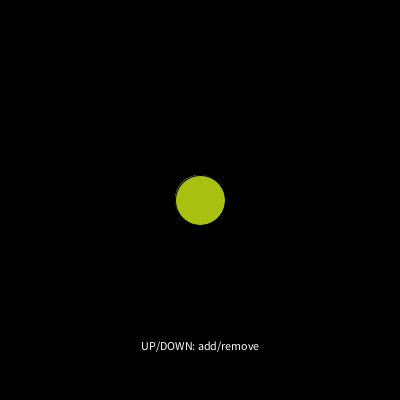
Frame 1 (no input)
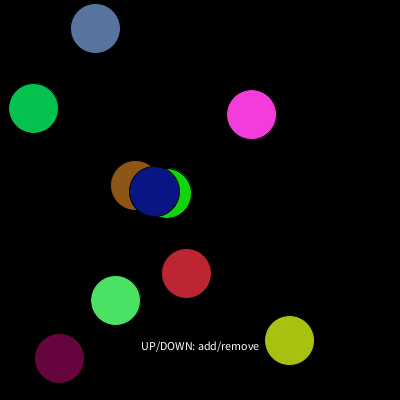
Frame 60 (the mouse pressed at the canvas centre just before this capture)
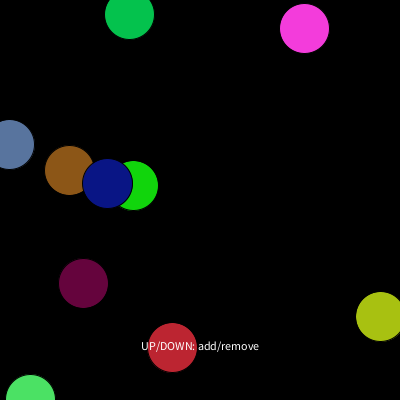
Frame 120 (the mouse held since frame 60 and released just before this capture)

The Processing sketch that drew these frames (run headless with seeded random() and noise(); from frame 60 on, the mouse is pressed at the canvas centre):

// Processing sketch: classes_3
// ── classes_3.pde
//
// classes_3
//


// declare an ArrayList of Ball objects
ArrayList<Ball> balls;


void setup()
{
  size(400, 400);

  // create the new list
  balls = new ArrayList<Ball>();
  
  // add some Ball objects to the list
  for (int i=0; i<10; i++)
  {
     Ball b = new Ball(200, 200, random(-3, 3), random(-3, 3));
     balls.add(b);
  }
}


void draw()
{
  background(0);
  
  // display all the balls in the list
  for (Ball b : balls)
    b.display();

  textAlign(CENTER);
  fill(255);
  text("UP/DOWN: add/remove", width/2, height-50);
}


void keyPressed()
{
    if (keyCode == UP)
      balls.add(new Ball(200, 200, random(-3, 3), random(-3, 3)));
    else if (keyCode == DOWN && balls.size() > 0)
      balls.remove(0);
}


class Ball
{
  float x;
  float y;
  float vx;
  float vy;
  int c;
  
  Ball(float xIn, float yIn, float vxIn, float vyIn)
  {
     x = xIn;
     y = yIn;
     vx = vxIn;
     vy = vyIn;
     c = color(random(256), random(256), random(256));
  }
  
  void display()
  {
    fill(c);
    ellipse(x, y, 50, 50);
    
    x += vx;
    y += vy;
    
    if (x<0 || x>width)
      vx = -vx;
      
    if (y<0 || y>height)
      vy = -vy;
  }
}
